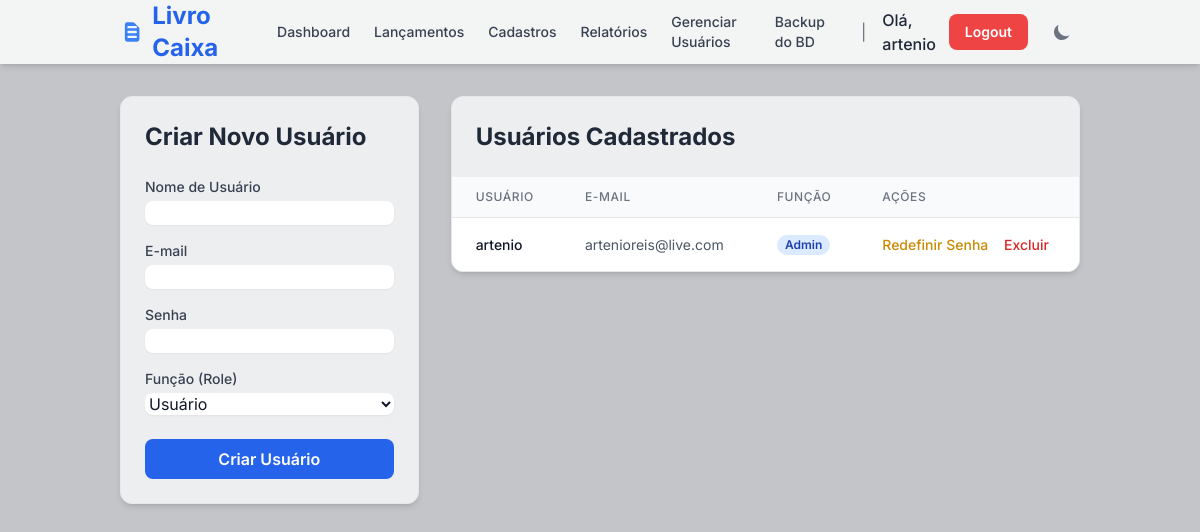
Page /users (signed in) on the committed database.
### tables this page shows
CREATE TABLE users (
    id INTEGER PRIMARY KEY AUTOINCREMENT,
    username TEXT UNIQUE NOT NULL,
    email TEXT UNIQUE NOT NULL,
    password_hash TEXT NOT NULL,
    role TEXT NOT NULL DEFAULT 'user', -- 'user' ou 'admin'
    reset_token TEXT
);

### app.py (the view, shortened to what this page needs)
@app.route('/users', methods=['GET', 'POST'])
@admin_required
def manage_users():
    db = get_db()
    users = db.execute('SELECT id, username, email, role FROM users WHERE username != "admin"').fetchall()
    return render_template('users.html', users=users)

### app.py (called while the page is built)
def get_db():
    db = getattr(g, '_database', None)
    if db is None:
        db = g._database = sqlite3.connect(DATABASE)
        db.row_factory = sqlite3.Row
    return db

@app.teardown_appcontext
def close_connection(exception):
    db = getattr(g, '_database', None)
    if db is not None:
        db.close()

def admin_required(f):
    @wraps(f)
    def decorated_function(*args, **kwargs):
        if 'user_id' not in session:
            return redirect(url_for('login'))
        if session.get('role') != 'admin':
            flash("Você não tem permissão para acessar esta página.", "danger")
            return redirect(url_for('index'))
        return f(*args, **kwargs)
    return decorated_function

### templates/users.html (shortened to what this page needs)
{% extends "layout.html" %}
{% block content %}
<div class="grid grid-cols-1 lg:grid-cols-3 gap-8">
    <div class="lg:col-span-1">
        <div class="bg-white/70 dark:bg-gray-800/70 backdrop-blur-sm p-6 rounded-xl shadow-md border border-gray-200 dark:border-gray-700">
            <h2 class="text-2xl font-bold text-gray-800 dark:text-gray-100 mb-6">Criar Novo Usuário</h2>
            <form action="{{ url_for('manage_users') }}" method="post">
                <div class="mb-4">
                    <label for="username" class="block text-sm font-medium text-gray-700 dark:text-gray-300">Nome de Usuário</label>
                    <input type="text" name="username" id="username" required class="mt-1 block w-full border-gray-300 dark:border-gray-600 rounded-lg shadow-sm focus:ring-blue-500 focus:border-blue-500 bg-white dark:bg-gray-700 text-gray-900 dark:text-white">
                </div>
                <div class="mb-4">
                    <label for="email" class="block text-sm font-medium text-gray-700 dark:text-gray-300">E-mail</label>
                    <input type="email" name="email" id="email" required class="mt-1 block w-full border-gray-300 dark:border-gray-600 rounded-lg shadow-sm focus:ring-blue-500 focus:border-blue-500 bg-white dark:bg-gray-700 text-gray-900 dark:text-white">
                </div>
                <div class="mb-4">
                    <label for="password" class="block text-sm font-medium text-gray-700 dark:text-gray-300">Senha</label>
                    <input type="password" name="password" id="password" required class="mt-1 block w-full border-gray-300 dark:border-gray-600 rounded-lg shadow-sm focus:ring-blue-500 focus:border-blue-500 bg-white dark:bg-gray-700 text-gray-900 dark:text-white">
                </div>
                <div class="mb-6">
                    <label for="role" class="block text-sm font-medium text-gray-700 dark:text-gray-300">Função (Role)</label>
                    <select name="role" id="role" required class="mt-1 block w-full border-gray-300 dark:border-gray-600 rounded-lg shadow-sm focus:ring-blue-500 focus:border-blue-500 bg-white dark:bg-gray-700 text-gray-900 dark:text-white">
                        <option value="user">Usuário</option>
                    </select>
                </div>
                <button type="submit" class="w-full bg-blue-600 text-white font-semibold py-2 px-6 rounded-lg hover:bg-blue-700 transition duration-300">
                    Criar Usuário
                </button>
            </form>
        </div>
    </div>
    <div class="lg:col-span-2">
        <div class="bg-white/70 dark:bg-gray-800/70 backdrop-blur-sm rounded-xl shadow-md border border-gray-200 dark:border-gray-700 overflow-hidden">
            <div class="p-6">
                <h2 class="text-2xl font-bold text-gray-800 dark:text-gray-100">Usuários Cadastrados</h2>
            </div>
            <div class="overflow-x-auto">
                <table class="min-w-full divide-y divide-gray-200 dark:divide-gray-700">
                    <thead class="bg-gray-50 dark:bg-gray-700/50">
                        <tr>
                            <th class="px-6 py-3 text-left text-xs font-medium text-gray-500 dark:text-gray-300 uppercase tracking-wider">Usuário</th>
                            <th class="px-6 py-3 text-left text-xs font-medium text-gray-500 dark:text-gray-300 uppercase tracking-wider">E-mail</th>
                            <th class="px-6 py-3 text-left text-xs font-medium text-gray-500 dark:text-gray-300 uppercase tracking-wider">Função</th>
                            <th class="px-6 py-3 text-left text-xs font-medium text-gray-500 dark:text-gray-300 uppercase tracking-wider">Ações</th>
                        </tr>
                    </thead>
                    <tbody class="bg-white dark:bg-gray-800 divide-y divide-gray-200 dark:divide-gray-700">
                        {% for user in users %}
                        <tr>
                            <td class="px-6 py-4 whitespace-nowrap text-sm font-medium text-gray-900 dark:text-gray-100">{{ user['username'] }}</td>
                            <td class="px-6 py-4 whitespace-nowrap text-sm text-gray-600 dark:text-gray-400">{{ user['email'] }}</td>
                            <td class="px-6 py-4 whitespace-nowrap text-sm text-gray-600 dark:text-gray-400">
                                <span class="px-2 inline-flex text-xs leading-5 font-semibold rounded-full
                                    {{ 'bg-blue-100 text-blue-800 dark:bg-blue-900 dark:text-blue-200' if user['role'] == 'admin' else 'bg-gray-100 text-gray-800 dark:bg-gray-600 dark:text-gray-100' }}">
                                    {{ user['role']|capitalize }}
                                </span>
                            </td>
                            <td class="px-6 py-4 whitespace-nowrap text-sm font-medium">
                                <a href="{{ url_for('admin_reset_password', username=user['username']) }}" class="text-yellow-600 hover:text-yellow-900 dark:text-yellow-400 dark:hover:text-yellow-300 mr-3">Redefinir Senha</a>
                                <a href="{{ url_for('delete_user', user_id=user['id']) }}" class="text-red-600 hover:text-red-900 dark:text-red-400 dark:hover:text-red-300" onclick="return confirm('Tem certeza que deseja excluir o usuário {{ user['username'] }}? Esta ação não pode ser desfeita.');">Excluir</a>
                            </td>
                        </tr>
                        {% else %}
                        <tr>
                            <td colspan="4" class="px-6 py-12 text-center text-gray-500 dark:text-gray-400">Nenhum outro usuário cadastrado.</td>
                        </tr>
                        {% endfor %}
                    </tbody>
                </table>
            </div>
        </div>
    </div>
</div>
{% endblock %}

### templates/layout.html (shortened to what this page needs)
<!DOCTYPE html>
<html lang="pt-br" class="">
<head>
    <script src="https://cdn.tailwindcss.com"></script>
</head>
<body class="bg-gray-200 dark:bg-gray-900 text-gray-900 dark:text-gray-100 light-theme-bg">
    <nav class="bg-white/80 dark:bg-gray-800/80 backdrop-blur-sm shadow-md noprint sticky top-0 z-50">
        <div class="container mx-auto px-4 sm:px-6 lg:px-8">
            <div class="flex items-center justify-between h-16">
                <div class="flex items-center">
                    <a href="{{ url_for('index') }}" class="flex items-center text-2xl font-bold text-blue-600 dark:text-blue-400">
                        Livro Caixa
                    </a>
                </div>
                <div class="flex items-center">
                    {% if session.username %}
                        <a href="{{ url_for('index') }}" class="text-gray-700 dark:text-gray-300 hover:text-blue-600 dark:hover:text-blue-400 px-3 py-2 rounded-md text-sm font-medium">Dashboard</a>
                        <a href="{{ url_for('lancamentos') }}" class="text-gray-700 dark:text-gray-300 hover:text-blue-600 dark:hover:text-blue-400 px-3 py-2 rounded-md text-sm font-medium">Lançamentos</a>
                        <a href="{{ url_for('cadastro') }}" class="text-gray-700 dark:text-gray-300 hover:text-blue-600 dark:hover:text-blue-400 px-3 py-2 rounded-md text-sm font-medium">Cadastros</a>
                        <a href="{{ url_for('reports') }}" class="text-gray-700 dark:text-gray-300 hover:text-blue-600 dark:hover:text-blue-400 px-3 py-2 rounded-md text-sm font-medium">Relatórios</a>
                        {% if session.role == 'admin' %}
                        <a href="{{ url_for('manage_users') }}" class="text-gray-700 dark:text-gray-300 hover:text-blue-600 dark:hover:text-blue-400 px-3 py-2 rounded-md text-sm font-medium">Gerenciar Usuários</a>
                        <a href="{{ url_for('backup_db') }}" class="text-gray-700 dark:text-gray-300 hover:text-blue-600 dark:hover:text-blue-400 px-3 py-2 rounded-md text-sm font-medium">Backup do BD</a>
                        {% endif %}
                        <span class="text-gray-500 dark:text-gray-600 mx-4">|</span>
                        <span class="text-gray-800 dark:text-gray-200 font-medium mr-3">Olá, {{ session.username }}</span>
                        <a href="{{ url_for('logout') }}" class="bg-red-500 text-white font-semibold py-2 px-4 rounded-lg hover:bg-red-600 transition duration-300 text-sm">Logout</a>
                    {% else %}
                        <a href="{{ url_for('login') }}" class="bg-blue-600 text-white font-semibold py-2 px-4 rounded-lg hover:bg-blue-700 transition duration-300 text-sm">Login</a>
                    {% endif %}
                    <button id="theme-toggle" class="ml-4 p-2 rounded-lg text-gray-500 dark:text-gray-400 hover:bg-gray-100 dark:hover:bg-gray-700 focus:outline-none focus:ring-2 focus:ring-gray-200 dark:focus:ring-gray-600">
                        <svg id="theme-toggle-dark-icon" class="hidden h-5 w-5" fill="currentColor" viewBox="0 0 20 20" xmlns="http://www.w3.org/2000/svg"><path d="M17.293 13.293A8 8 0 016.707 2.707a8.001 8.001 0 1010.586 10.586z"></path></svg>
                    </button>
                </div>
            </div>
        </div>
    </nav>
    <main class="container mx-auto p-4 md:p-8">
        {% block content %}{% endblock %}
    </main>
</body>
</html>

### templates/layout.html (style rules this page uses)
body { font-family: 'Inter', sans-serif; }
.light-theme-bg { background-image: linear-gradient(rgba(0, 0, 0, 0.15), rgba(0, 0, 0, 0.15)), url('https://t4.ftcdn.net/jpg/10/84/01/67/360_F_1084016717_WKvxIu5devPI2Pbt7BzKawvllgcO9buZ.jpg'); background-size: cover; background-position: center; background-attachment: fixed; }

### rows in the picture
users: username "artenio", email "artenioreis@live.com", role "Admin"
